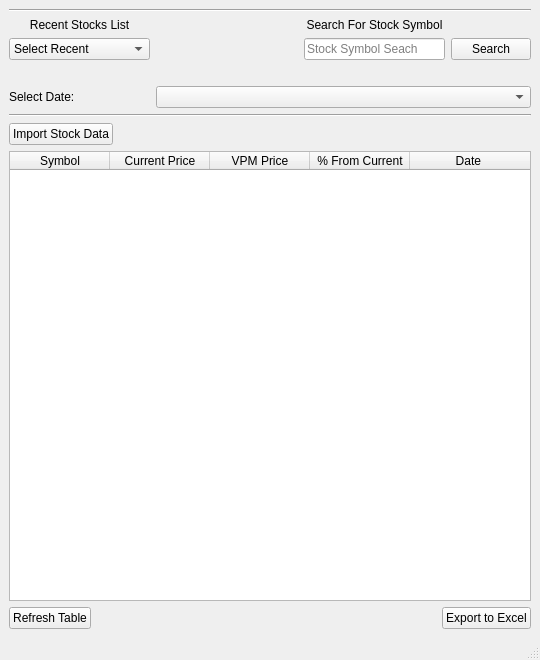
<?xml version="1.0" encoding="UTF-8"?>
<ui version="4.0">
 <class>MainWindow</class>
 <widget class="QMainWindow" name="MainWindow">
  <property name="geometry">
   <rect>
    <x>0</x>
    <y>0</y>
    <width>540</width>
    <height>660</height>
   </rect>
  </property>
  <property name="windowTitle">
   <string>MainWindow</string>
  </property>
  <widget class="QWidget" name="centralwidget">
   <layout class="QVBoxLayout" name="verticalLayout_2">
    <item>
     <layout class="QVBoxLayout" name="verticalLayout">
      <item>
       <widget class="Line" name="line_2">
        <property name="orientation">
         <enum>Qt::Horizontal</enum>
        </property>
       </widget>
      </item>
      <item>
       <layout class="QGridLayout" name="gridLayout">
        <item row="4" column="0" colspan="4">
         <widget class="Line" name="line_3">
          <property name="sizePolicy">
           <sizepolicy hsizetype="Expanding" vsizetype="Fixed">
            <horstretch>0</horstretch>
            <verstretch>0</verstretch>
           </sizepolicy>
          </property>
          <property name="orientation">
           <enum>Qt::Horizontal</enum>
          </property>
         </widget>
        </item>
        <item row="3" column="1" colspan="3">
         <widget class="QComboBox" name="dateSelect"/>
        </item>
        <item row="3" column="0">
         <widget class="QLabel" name="label_3">
          <property name="text">
           <string>Select Date:</string>
          </property>
         </widget>
        </item>
        <item row="2" column="2" colspan="2">
         <widget class="QLabel" name="stockSearchResult">
          <property name="text">
           <string/>
          </property>
         </widget>
        </item>
        <item row="1" column="1">
         <spacer name="horizontalSpacer">
          <property name="orientation">
           <enum>Qt::Horizontal</enum>
          </property>
          <property name="sizeHint" stdset="0">
           <size>
            <width>40</width>
            <height>20</height>
           </size>
          </property>
         </spacer>
        </item>
        <item row="1" column="3">
         <widget class="QPushButton" name="searchButton">
          <property name="statusTip">
           <string>Search</string>
          </property>
          <property name="text">
           <string>Search</string>
          </property>
         </widget>
        </item>
        <item row="1" column="0">
         <widget class="QComboBox" name="recentStocksList">
          <property name="sizePolicy">
           <sizepolicy hsizetype="Expanding" vsizetype="Fixed">
            <horstretch>0</horstretch>
            <verstretch>0</verstretch>
           </sizepolicy>
          </property>
          <property name="statusTip">
           <string>Stocks Used in the Last 7 Days</string>
          </property>
          <item>
           <property name="text">
            <string>Select Recent</string>
           </property>
          </item>
          <item>
           <property name="text">
            <string> alkdfad</string>
           </property>
          </item>
          <item>
           <property name="text">
            <string>aerwetsg</string>
           </property>
          </item>
          <item>
           <property name="text">
            <string>gjtkut7uryh</string>
           </property>
          </item>
          <item>
           <property name="text">
            <string>24353453rtwrfs</string>
           </property>
          </item>
          <item>
           <property name="text">
            <string>fasdge5j4th3</string>
           </property>
          </item>
         </widget>
        </item>
        <item row="1" column="2">
         <widget class="QLineEdit" name="stockSearchBar">
          <property name="statusTip">
           <string>Search By Stock Symbol</string>
          </property>
          <property name="placeholderText">
           <string>Stock Symbol Seach</string>
          </property>
         </widget>
        </item>
        <item row="0" column="2">
         <widget class="QLabel" name="label_2">
          <property name="text">
           <string>Search For Stock Symbol</string>
          </property>
          <property name="alignment">
           <set>Qt::AlignCenter</set>
          </property>
         </widget>
        </item>
        <item row="0" column="0">
         <widget class="QLabel" name="label">
          <property name="text">
           <string>Recent Stocks List</string>
          </property>
          <property name="alignment">
           <set>Qt::AlignCenter</set>
          </property>
         </widget>
        </item>
       </layout>
      </item>
      <item>
       <layout class="QGridLayout" name="gridLayout_3">
        <item row="0" column="0">
         <widget class="QPushButton" name="pushButton">
          <property name="text">
           <string>Import Stock Data</string>
          </property>
         </widget>
        </item>
        <item row="0" column="1">
         <spacer name="horizontalSpacer_3">
          <property name="orientation">
           <enum>Qt::Horizontal</enum>
          </property>
          <property name="sizeHint" stdset="0">
           <size>
            <width>40</width>
            <height>20</height>
           </size>
          </property>
         </spacer>
        </item>
       </layout>
      </item>
      <item>
       <widget class="QTableWidget" name="stockTable">
        <property name="statusTip">
         <string>Imported Stocks Table</string>
        </property>
        <property name="sortingEnabled">
         <bool>true</bool>
        </property>
        <attribute name="horizontalHeaderStretchLastSection">
         <bool>true</bool>
        </attribute>
        <attribute name="verticalHeaderShowSortIndicator" stdset="0">
         <bool>false</bool>
        </attribute>
        <attribute name="verticalHeaderStretchLastSection">
         <bool>false</bool>
        </attribute>
        <column>
         <property name="text">
          <string>Symbol</string>
         </property>
         <property name="textAlignment">
          <set>AlignCenter</set>
         </property>
        </column>
        <column>
         <property name="text">
          <string>Current Price</string>
         </property>
        </column>
        <column>
         <property name="text">
          <string>VPM Price</string>
         </property>
        </column>
        <column>
         <property name="text">
          <string>% From Current</string>
         </property>
        </column>
        <column>
         <property name="text">
          <string>Date </string>
         </property>
        </column>
       </widget>
      </item>
      <item>
       <layout class="QGridLayout" name="gridLayout_2">
        <item row="0" column="2">
         <widget class="QPushButton" name="exportButton">
          <property name="sizePolicy">
           <sizepolicy hsizetype="Preferred" vsizetype="Fixed">
            <horstretch>0</horstretch>
            <verstretch>0</verstretch>
           </sizepolicy>
          </property>
          <property name="statusTip">
           <string>Export Stock Table to Excel</string>
          </property>
          <property name="text">
           <string>Export to Excel</string>
          </property>
         </widget>
        </item>
        <item row="0" column="1">
         <spacer name="horizontalSpacer_2">
          <property name="orientation">
           <enum>Qt::Horizontal</enum>
          </property>
          <property name="sizeHint" stdset="0">
           <size>
            <width>40</width>
            <height>20</height>
           </size>
          </property>
         </spacer>
        </item>
        <item row="0" column="0">
         <widget class="QPushButton" name="pushButton_2">
          <property name="text">
           <string>Refresh Table</string>
          </property>
         </widget>
        </item>
       </layout>
      </item>
     </layout>
    </item>
   </layout>
  </widget>
  <widget class="QMenuBar" name="menubar">
   <property name="geometry">
    <rect>
     <x>0</x>
     <y>0</y>
     <width>540</width>
     <height>22</height>
    </rect>
   </property>
  </widget>
  <widget class="QStatusBar" name="statusbar"/>
 </widget>
 <tabstops>
  <tabstop>recentStocksList</tabstop>
  <tabstop>stockSearchBar</tabstop>
  <tabstop>searchButton</tabstop>
  <tabstop>stockTable</tabstop>
  <tabstop>exportButton</tabstop>
 </tabstops>
 <resources/>
 <connections/>
</ui>
